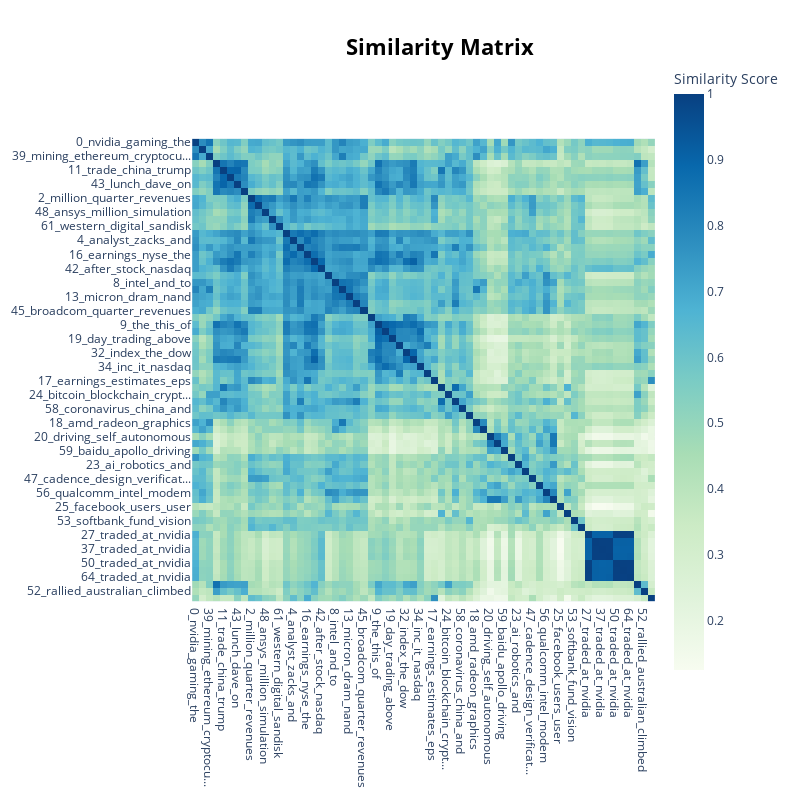

Notebook code cell kept with this figure:
### Code cell
bert_topic.visualize_heatmap(n_clusters=15)

### Figure 1 — Plotly figure (JSON) as saved in the notebook; plotly's stock layout.template omitted (floating-point values rounded to 4 significant figures; data arrays with more than 128 entries replaced by an {"elided": "..."} marker saying what was removed)
{"data": [{"coloraxis": "coloraxis", "hovertemplate": "x: %{x}<br>y: %{y}<br>Similarity Score: %{z}<extra></extra>", "name": "0", "type": "heatmap", "x": ["0_nvidia_gaming_the", "29_mellanox_ethernet_switches", "39_mining_ethereum_cryptocu...", "1_the_on_to", "11_trade_china_trump", "22_futures_points_et", "43_lunch_dave_on", "63_resistance_around_stock", "2_million_quarter_revenues", "36_million_year_quarter", "48_ansys_million_simulation", "51_storage_pure_quarter", "61_western_digital_sandisk", "3_tech_the_of", "4_analyst_zacks_and", "6_semiconductor_earnings_has", "16_earnings_nyse_the", "31_nyse_nasdaq_after", "42_after_stock_nasdaq", "5_apple_iphone_the", "8_intel_and_to", "10_amd_we_year", "13_micron_dram_nand", "35_tsmc_samsung_taiwan", "45_broadcom_quarter_revenues", "7_performers_which_close", "9_the_this_of", "15_resistance_roku_stock", "19_day_trading_above", "28_you_week_this", "32_index_the_dow", "33_percent_dow_after", "34_inc_it_nasdaq", "12_tracey_value_podcast", "17_earnings_estimates_eps", "14_china_chinese_huawei", "24_bitcoin_blockchain_crypt...", "54_china_chip_semiconductor", "58_coronavirus_china_and", "62_blockchain_etf_etfs", "18_amd_radeon_graphics", "46_intel_hp_core", "20_driving_self_autonomous", "26_driving_self_autonomous", "59_baidu_apollo_driving", "21_games_gaming_game", "23_ai_robotics_and", "44_google_alphabet_it", "47_cadence_design_verificat...", "55_tesla_musk_vice", "56_qualcomm_intel_modem", "57_mobileye_driving_autonom...", "25_facebook_users_user", "41_qualcomm_commission_pate...", "53_softbank_fund_vision", "65_notes_cash_offering", "27_traded_at_nvidia", "30_traded_at_nvidia", "37_traded_at_nvidia", "40_traded_at_nvidia", "50_traded_at_nvidia", "60_traded_at_nvidia", "64_traded_at_nvidia", "38_us_targets_scenario", "52_rallied_australian_climbed", "49_earnings_or_growth"], "xaxis": "x", "y": ["0_nvidia_gaming_the", "29_mellanox_ethernet_switches", "39_mining_ethereum_cryptocu...", "1_the_on_to", "11_trade_china_trump", "22_futures_points_et", "43_lunch_dave_on", "63_resistance_around_stock", "2_million_quarter_revenues", "36_million_year_quarter", "48_ansys_million_simulation", "51_storage_pure_quarter", "61_western_digital_sandisk", "3_tech_the_of", "4_analyst_zacks_and", "6_semiconductor_earnings_has", "16_earnings_nyse_the", "31_nyse_nasdaq_after", "42_after_stock_nasdaq", "5_apple_iphone_the", "8_intel_and_to", "10_amd_we_year", "13_micron_dram_nand", "35_tsmc_samsung_taiwan", "45_broadcom_quarter_revenues", "7_performers_which_close", "9_the_this_of", "15_resistance_roku_stock", "19_day_trading_above", "28_you_week_this", "32_index_the_dow", "33_percent_dow_after", "34_inc_it_nasdaq", "12_tracey_value_podcast", "17_earnings_estimates_eps", "14_china_chinese_huawei", "24_bitcoin_blockchain_crypt...", "54_china_chip_semiconductor", "58_coronavirus_china_and", "62_blockchain_etf_etfs", "18_amd_radeon_graphics", "46_intel_hp_core", "20_driving_self_autonomous", "26_driving_self_autonomous", "59_baidu_apollo_driving", "21_games_gaming_game", "23_ai_robotics_and", "44_google_alphabet_it", "47_cadence_design_verificat...", "55_tesla_musk_vice", "56_qualcomm_intel_modem", "57_mobileye_driving_autonom...", "25_facebook_users_user", "41_qualcomm_commission_pate...", "53_softbank_fund_vision", "65_notes_cash_offering", "27_traded_at_nvidia", "30_traded_at_nvidia", "37_traded_at_nvidia", "40_traded_at_nvidia", "50_traded_at_nvidia", "60_traded_at_nvidia", "64_traded_at_nvidia", "38_us_targets_scenario", "52_rallied_australian_climbed", "49_earnings_or_growth"], "yaxis": "y", "z": {"elided": "66x66 float values"}}], "layout": {"coloraxis": {"colorbar": {"title": {"text": "Similarity Score"}}, "colorscale": [[0, "rgb(247,252,240)"], [0.125, "rgb(224,243,219)"], [0.25, "rgb(204,235,197)"], [0.375, "rgb(168,221,181)"], [0.5, "rgb(123,204,196)"], [0.625, "rgb(78,179,211)"], [0.75, "rgb(43,140,190)"], [0.875, "rgb(8,104,172)"], [1, "rgb(8,64,129)"]]}, "height": 800, "hoverlabel": {"bgcolor": "white", "font": {"family": "Rockwell", "size": 16}}, "legend": {"title": {"text": "Trend"}}, "margin": {"t": 60}, "showlegend": true, "title": {"font": {"color": "Black", "size": 22}, "text": "<b>Similarity Matrix</b>", "x": 0.55, "xanchor": "center", "y": 0.95, "yanchor": "top"}, "width": 800, "xaxis": {"anchor": "y", "constrain": "domain", "domain": [0, 1], "scaleanchor": "y"}, "yaxis": {"anchor": "x", "autorange": "reversed", "constrain": "domain", "domain": [0, 1]}}}
